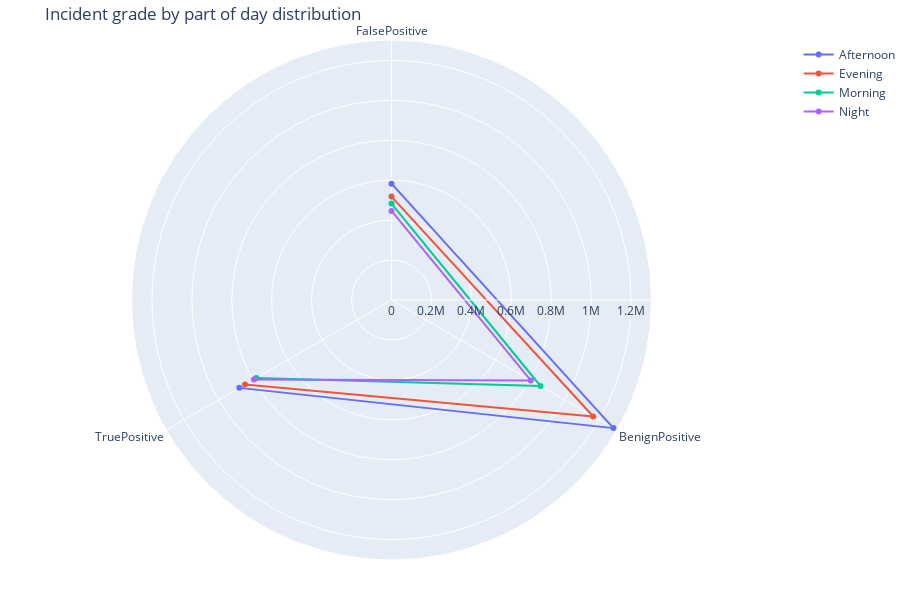

The notebook cell saved with this chart:
### Code cell
agg_time_traffic = df.groupby('TimestampPartOfDay', observed=False)['IncidentGrade'].value_counts().reset_index(name='count')

pivot = agg_time_traffic.pivot(index='IncidentGrade', columns='TimestampPartOfDay', values='count').fillna(0)

fig = go.Figure()
for col in pivot.columns:
    fig.add_trace(
        go.Scatterpolar(
            r=pivot[col].values,
            theta=pivot.index.tolist(),
            name=str(col)
        )
    )

fig.update_layout(
    title_text='Incident grade by part of day distribution',
    polar=dict(
        angularaxis=dict(rotation=90, direction="clockwise"),
        radialaxis=dict(visible=True)
    ),
    margin=dict(l=0, r=0, t=40, b=40),
    height=600
)
fig.show()

### Figure 1 — Plotly figure (JSON) as saved in the notebook; plotly's stock layout.template omitted (floating-point values rounded to 4 significant figures)
{"data": [{"name": "Afternoon", "r": [582770, 1283270, 880082], "theta": ["FalsePositive", "BenignPositive", "TruePositive"], "type": "scatterpolar"}, {"name": "Evening", "r": [517752, 1166619, 846724], "theta": ["FalsePositive", "BenignPositive", "TruePositive"], "type": "scatterpolar"}, {"name": "Morning", "r": [482966, 861357, 781493], "theta": ["FalsePositive", "BenignPositive", "TruePositive"], "type": "scatterpolar"}, {"name": "Night", "r": [446285, 805269, 795807], "theta": ["FalsePositive", "BenignPositive", "TruePositive"], "type": "scatterpolar"}], "layout": {"height": 600, "margin": {"b": 40, "l": 0, "r": 0, "t": 40}, "polar": {"angularaxis": {"direction": "clockwise", "rotation": 90}, "radialaxis": {"visible": true}}, "title": {"text": "Incident grade by part of day distribution"}}}
